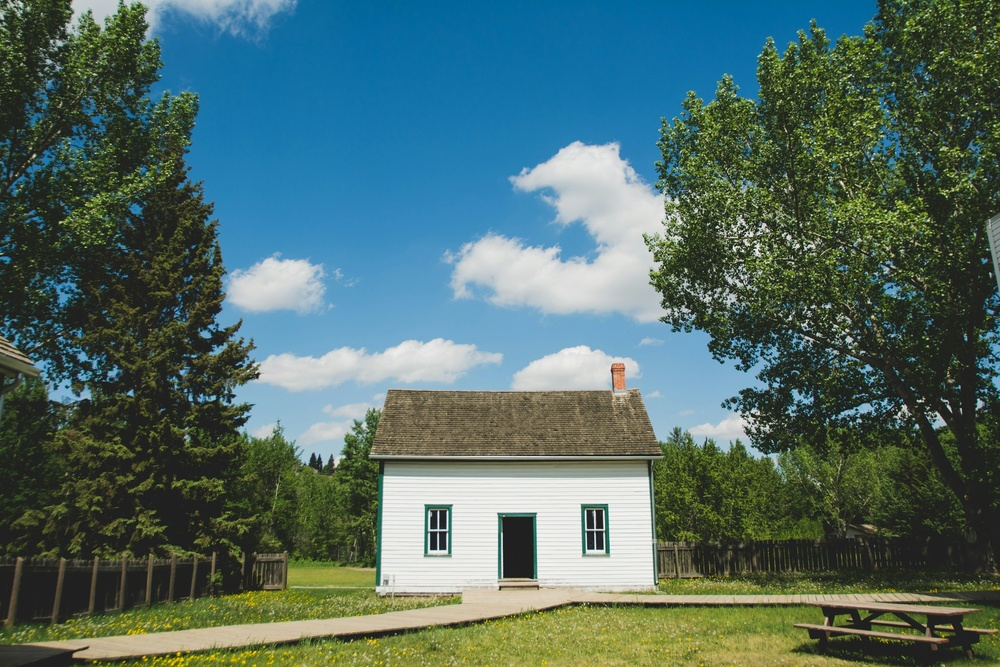
//> input picture img/img2.jpg, 1000 x 667 px, shrunk from 3000 x 2000 before the run
$ ./edge_threads 3 img/img2.jpg   (built with g++ and OpenCV 4)
//> lines starting //> are read from the running program, lines starting //| are printed output that depends on the picture
#include <opencv2/opencv.hpp>
#include <iostream>
#include <cmath>
#include <thread>
#include <vector>

void sobel_filter_thread(const cv::Mat& input, cv::Mat& output, int start_row, int end_row) {
    int gx[3][3] = {{-1, 0, 1},{-2, 0, 2},{-1, 0, 1}};
    int gy[3][3] = {{ 1,  2,  1},{ 0,  0,  0},{-1, -2, -1}};

    for (int i = start_row; i < end_row; i++) {
        for (int j = 1; j < input.cols - 1; j++) {
            int sx = 0, sy = 0;

            // Aplicação do filtro de Sobel nas direções x e y
            for (int x = -1; x <= 1; x++) {
                for (int y = -1; y <= 1; y++) {
                    sx += input.at<uchar>(i + x, j + y) * gx[x + 1][y + 1];
                    sy += input.at<uchar>(i + x, j + y) * gy[x + 1][y + 1];
                }
            }
            output.at<uchar>(i, j) = std::min(255, static_cast<int>(std::sqrt(sx * sx + sy * sy)));
        }
    }
}

void sobel_filter(const cv::Mat& input, cv::Mat& output, int num_threads) {
    std::vector<std::thread> threads;
    int rows_per_thread = (input.rows - 2) / num_threads;
    int start_row = 1;

    for (int i = 0; i < num_threads; i++) {
        int end_row = start_row + rows_per_thread;
        if (i == num_threads - 1) {
            end_row = input.rows - 1; // processa até o final
        }
        threads.emplace_back(sobel_filter_thread, std::cref(input), std::ref(output), start_row, end_row);
        start_row = end_row;
    }

    for (auto& t : threads) {
        t.join();
    }
}

int main(int argc, char* argv[]) {
    if (argc < 3) {
        std::cerr << "Uso: " << argv[0] << " <numero_de_threads> <caminho_da_imagem>" << std::endl;
        return -1;
    }

    int num_threads = std::atoi(argv[1]);
    if (num_threads <= 0) {
        std::cerr << "Número inválido de threads. Usando 1 thread por padrão." << std::endl;
        num_threads = 1;
    }

    // Carregar a imagem
    std::string image_path = argv[2];
    cv::Mat image = cv::imread(image_path, cv::IMREAD_GRAYSCALE);
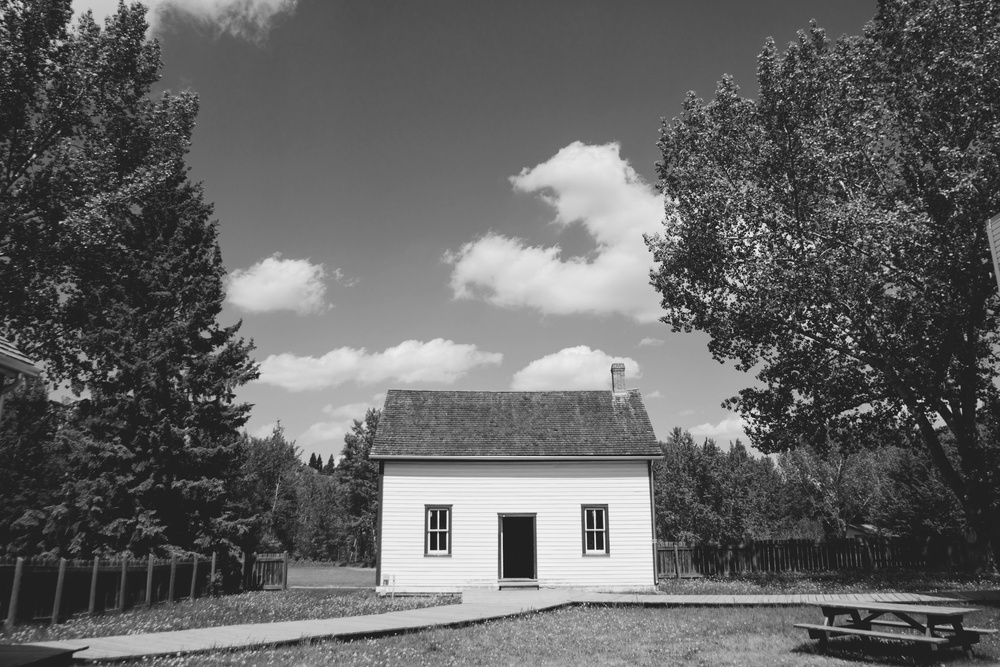
//> image: 667 rows x 1000 cols, CV_8UC1; min 1, max 251, mean 99
    if (image.empty()) {
        std::cerr << "Erro ao carregar a imagem! Verifique o caminho: " << image_path << std::endl;
        return -1;
    }

    cv::Mat output = cv::Mat::zeros(image.size(), CV_8U);

    // Aplicar o filtro
    sobel_filter(image, output, num_threads);
//> after the loop in sobel_filter, `for (int i = 0; i < num_threads; i++)`: output: 667 rows x 1000 cols, CV_8UC1; every value is 0
//> the loop in sobel_filter, `for (auto& t : threads)` made 3 passes
//> after the loop in sobel_filter, `for (auto& t : threads)`:
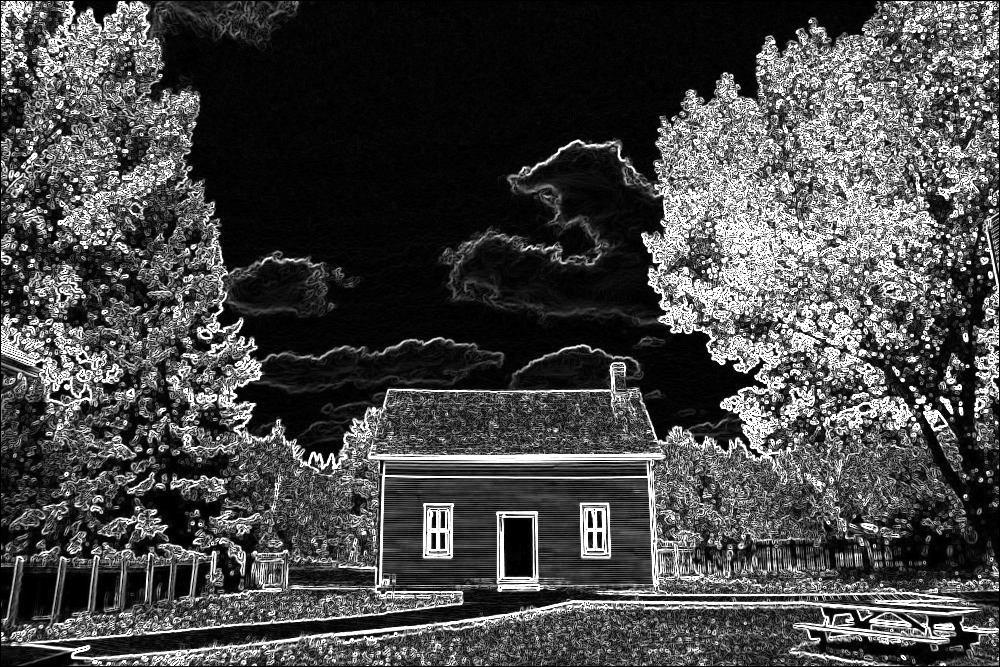
//> output: 667 rows x 1000 cols, CV_8UC1; min 0, max 255, mean 71.2

    // Salvar a imagem
    std::string output_path = "imagem_bordas.jpg";
    cv::imwrite(output_path, output);

    return 0;
}
